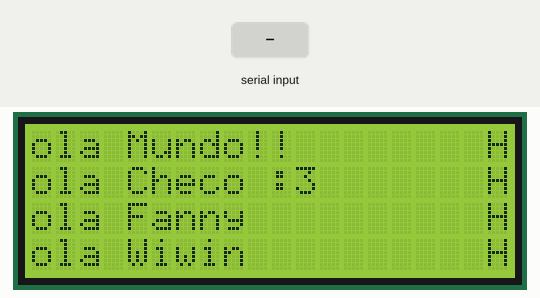
The sketch below on a simulated Arduino Uno, built with avr-gcc and run on an emulated ATmega328P. Parts: 20×4 character LCD. The inputs (shaded band) are chosen by the test bench.

Above: at 0.2 s.
At 1.3 s:
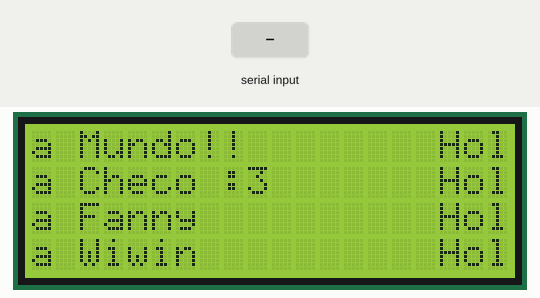
1.4 s: "1\n" received over Serial
At 2.0 s:
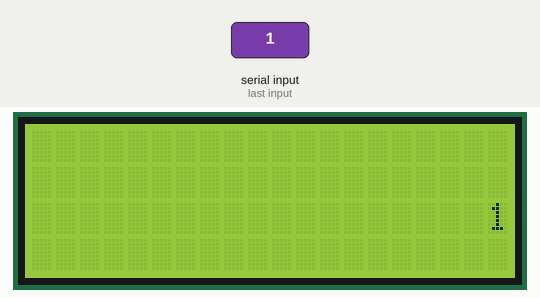
Timing chart, 0 to 4.4 s (numbered marks = the images above; inputs shaded):
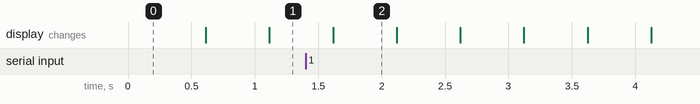

The sketch:

Practica11.ino
```cpp
#include <Wire.h>
#include <LiquidCrystal_I2C.h>

LiquidCrystal_I2C lcd(0x27, 20, 4);

void setup() {
    lcd.init();
    lcd.backlight();
    lcd.clear();

    // Mensaje inicial en cada fila
    lcd.setCursor(0, 0);
    lcd.print("Hola Mundo!!");

    lcd.setCursor(0, 1);
    lcd.print("Hola Checo :3");

    lcd.setCursor(0, 2);
    lcd.print("Hola Fanny");

    lcd.setCursor(0, 3);
    lcd.print("Hola Wiwin");


    Serial.begin(9600);
}

void loop() {
    if (Serial.available()) {
        String mensaje = Serial.readStringUntil('\n');  // Leer mensaje del monitor serial
        lcd.clear();  // Borrar pantalla
        lcd.print(mensaje);
    }
    lcd.scrollDisplayLeft();
    delay(500);
}
```

Measured:
- after the input at 1.4 s, the display: changes after 0.22 s (image 2)
- what the display in image 2 shows lasts 0.5 s, from 1.6 s to 2.1 s
